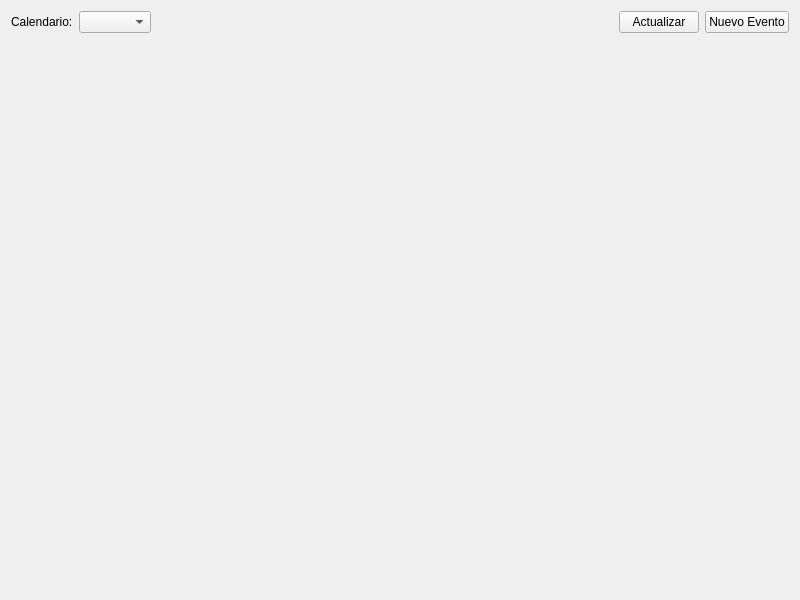
<?xml version="1.0" encoding="UTF-8"?>
<ui version="4.0">
 <class>CalendarModule</class>
 <widget class="QWidget" name="CalendarModule">
  <property name="geometry">
   <rect>
    <x>0</x>
    <y>0</y>
    <width>800</width>
    <height>600</height>
   </rect>
  </property>
  <property name="windowTitle">
   <string>Calendario Radicale</string>
  </property>
  <layout class="QVBoxLayout" name="verticalLayout">
   <item>
    <layout class="QHBoxLayout" name="toolbar_layout">
     <item>
      <widget class="QLabel" name="label">
       <property name="text">
        <string>Calendario:</string>
       </property>
      </widget>
     </item>
     <item>
      <widget class="QComboBox" name="calendar_selector"/>
     </item>
     <item>
      <spacer name="horizontalSpacer">
       <property name="orientation">
        <enum>Qt::Horizontal</enum>
       </property>
       <property name="sizeHint" stdset="0">
        <size>
         <width>40</width>
         <height>20</height>
        </size>
       </property>
      </spacer>
     </item>
     <item>
      <widget class="QPushButton" name="refresh_button">
       <property name="text">
        <string>Actualizar</string>
       </property>
      </widget>
     </item>
     <item>
      <widget class="QPushButton" name="add_event_button">
       <property name="text">
        <string>Nuevo Evento</string>
       </property>
      </widget>
     </item>
    </layout>
   </item>
   <item>
    <widget class="QWidget" name="daily_view_container" native="true">
     <property name="sizePolicy">
      <sizepolicy hsizetype="Preferred" vsizetype="Expanding">
       <horstretch>0</horstretch>
       <verstretch>0</verstretch>
      </sizepolicy>
     </property>
    </widget>
   </item>
  </layout>
 </widget>
 <resources/>
 <connections/>
</ui>
